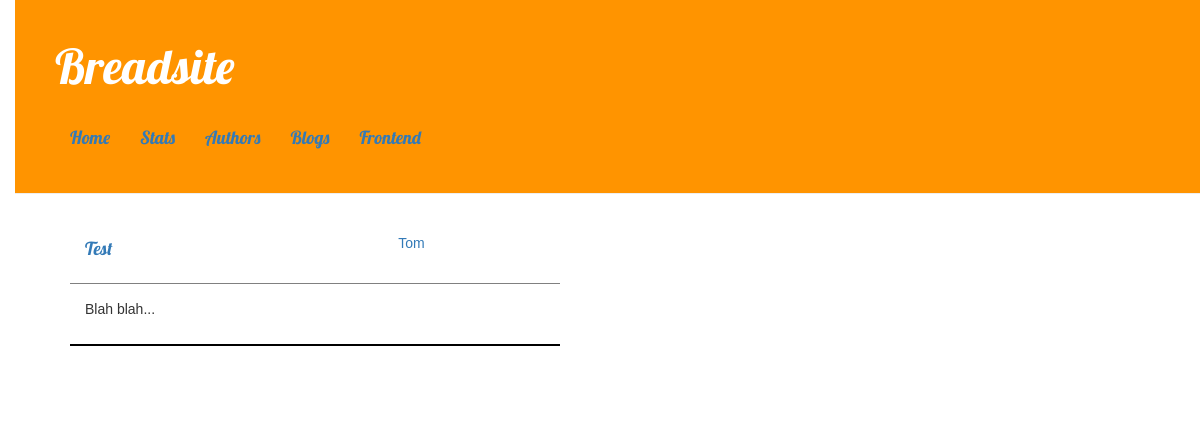
/blogs/, run on an earlier commit of the app's database.
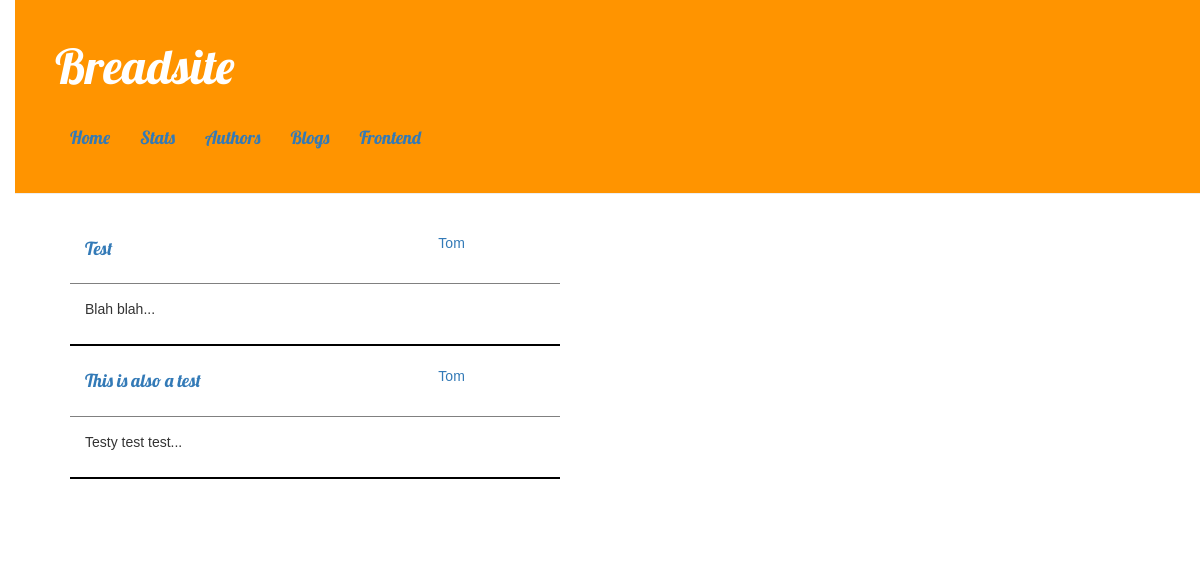
And on a later commit of the database.
### blogs/models.py (models this page shows, shortened)
class BlogPost(models.Model):
    pub_date = models.DateField('date published')
    title = models.CharField(max_length=200)
    author = models.ForeignKey(Author, on_delete=models.CASCADE, related_name='author')
    content = models.CharField(max_length=5000)
    image = models.FileField(upload_to='blogs/image')
    crumb_image = models.FileField(upload_to='blogs/image')

### author/models.py (models this page shows)
class Author(models.Model):
    name = models.CharField(max_length=200)
    job_title = models.CharField(max_length=100)
    bio = models.CharField(max_length=1000)
    image = models.FileField(upload_to='author/image')
    def __str__(self):
        return self.name

### blogs/views.py (the view)
# urls.py: path('', views.index, name='index'),
def index(request):
    latest_blogs_list = BlogPost.objects.order_by('pub_date')[:5]
    template = loader.get_template('blogs/index.html')
    for blog in latest_blogs_list:
        print(blog.content)
        blog.content = blog.content[0:120] + "..."
    context = {'latest_blogs_list': latest_blogs_list,
    }
    return HttpResponse(template.render(context, request))

### blogs/templates/blogs/index.html
{% extends 'breadsite/base.html' %}
{% block content %}
    {% load static %}
    <div class="row">
        <div class="col-md-8">
            <div class="post">
                {% if latest_blogs_list %}
                    <table style="width:100%;">
                    {% for blog in latest_blogs_list %}
                        <tr class="lb">
                            <td><h4><a href="/blogs/{{ blog.id }}/">{{ blog.title }}</a></h4></td>
                            <td><p><a href="/author/{{ blog.author_id }}/">{{ blog.author }}</a></p></td>
                        </tr>
                        <tr class="bb">
                            <td><p>{{ blog.content }}</p></td>
                            <td><p></p></td>
                        </tr>
                    {% endfor %}
                    </table>
                {% else %}
                    <p>No blogs are available.</p>
                {% endif %}
            </div>
        </div>
    </div>
{% endblock %}

What changed in the data, as far as the page shows it:
added BlogPost: title "This is also a test", author "Tom", content "Testy test test..."
